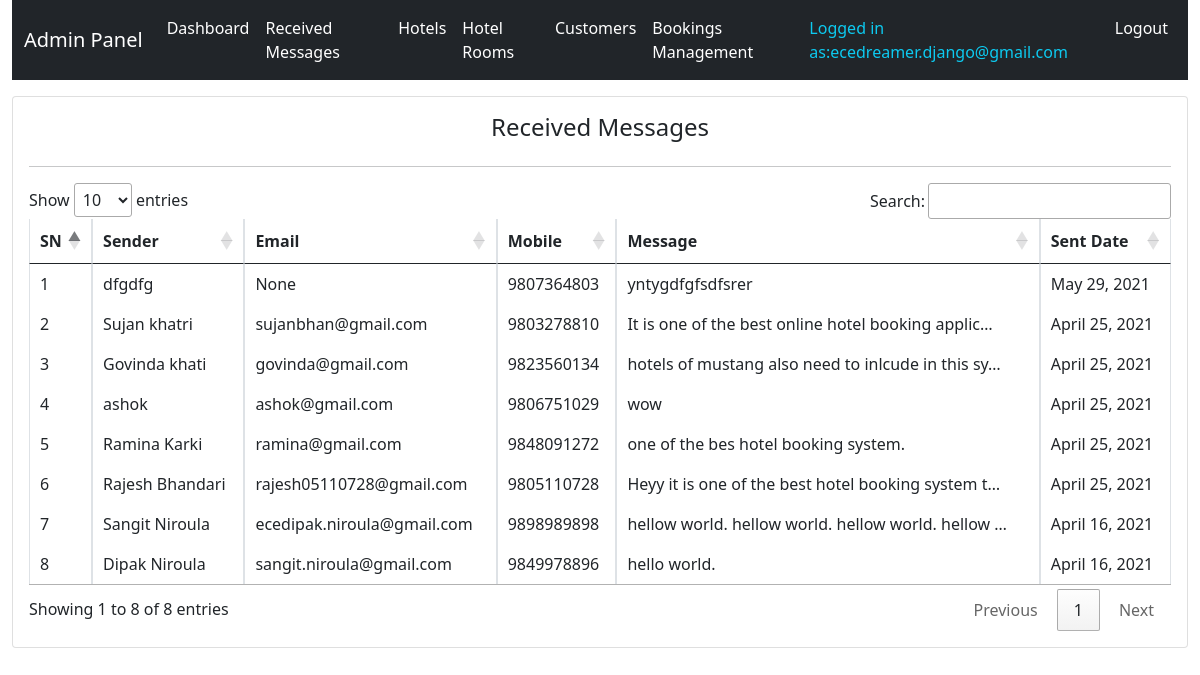
The page /system-admin/received-messages/ (signed in) on the database its author committed.
### hbsapp/models.py (models this page shows, shortened)
class TimeStamp(models.Model):
    created_at = models.DateTimeField(auto_now_add=True)
    updated_at = models.DateTimeField(auto_now=True)
    class Meta:
        abstract = True

class Message(TimeStamp):
    full_name = models.CharField(max_length=200)
    mobile = models.CharField(max_length=20)
    email = models.EmailField(null=True, blank=True)
    message = models.TextField()

### hbsapp/views.py (the view)
class AdminMessageListView(AdminRequiredMixin, View):
    def get(self, request, *args, **kwargs):
        context = self.context
        context["all_messages"] = Message.objects.order_by("-id")
        return render(request, "admintemplates/adminmessagelist.html", context)

### hbsapp/views.py (called while the page is built)
    def dispatch(self, request, *args, **kwargs):
        try:
            self.admin = request.user.admin
            self.context = {
                "admin": self.admin
            }
        except Exception as e:
            print(e)
            return redirect(reverse("hbsapp:adminlogin") + "?next=" + request.path)
        return super(AdminRequiredMixin, self).dispatch(request, *args, **kwargs)

### templates/admintemplates/adminmessagelist.html (shortened to what this page needs)
{% extends 'admintemplates/adminbase.html' %}
{% block css %}
<link rel="stylesheet" href="//cdn.datatables.net/1.10.24/css/jquery.dataTables.min.css">
{% endblock %}
{% block content %}
<div class="row mt-3">
    <div class="col-md-12">
        <div class="card p-3">
            <div class="row">
                <div class="col-md-12">
                    <h4 class="text-center">Received Messages <small></small></h4>
                </div>
            </div>
            <hr>
            <div class="row">
                <div class="col-md-12">
                    <table class="table table-bordered">
                        <thead>
                            <tr>
                                <th>SN</th>
                                <th>Sender</th>
                                <th>Email</th>
                                <th>Mobile</th>
                                <th>Message</th>
                                <th>Sent Date</th>
                            </tr>
                        </thead>
                        <tbody>
                            {% for message in all_messages %}
                            <tr title="{{message.message}}" style="cursor: pointer;">
                                <td>{{forloop.counter}}</td>
                                <td>{{message.full_name}}</td>
                                <td>{{message.email}}</td>
                                <td>{{message.mobile}}</td>
                                <td>{{message.message|truncatechars:50}}</td>
                                <td>{{message.created_at|date}}</td>
                            </tr>
                            {% endfor %}
                        </tbody>
                    </table>
                </div>
            </div>
        </div>
    </div>
</div>
{% endblock %}

### templates/admintemplates/adminbase.html (shortened to what this page needs)
<!DOCTYPE html>
<html lang="en">
<head>
    <link href="https://cdn.jsdelivr.net/npm/bootstrap@5.0.0-beta3/dist/css/bootstrap.min.css" rel="stylesheet">
    {% block css %}
    {% endblock %}
</head>
<body class="container-fluid">
    <nav class="navbar navbar-expand-lg navbar-dark bg-dark">
        <div class="container-fluid">
            <a class="navbar-brand" href="{% url 'hbsapp:adminhome' %}">Admin Panel </a>
            <div class="collapse navbar-collapse" id="navbarSupportedContent">
                <ul class="navbar-nav me-auto mb-2 mb-lg-0">
                    <li class="nav-item">
                        <a class="nav-link active" aria-current="page" href="{% url 'hbsapp:adminhome' %}">Dashboard</a>
                    </li>
                    <li class="nav-item">
                        <a class="nav-link active" aria-current="page" href="{% url 'hbsapp:adminmessagelist' %}">Received Messages</a>
                    </li>
                    <li class="nav-item">
                        <a class="nav-link active" aria-current="page" href="{% url 'hbsapp:adminhotellist' %}">Hotels</a>
                    </li>
                    <li class="nav-item">
                        <a class="nav-link active" aria-current="page" href="{% url 'hbsapp:adminroomlist' %}">Hotel Rooms</a>
                    </li>
                    <li class="nav-item">
                        <a class="nav-link active" aria-current="page" href="{% url 'hbsapp:admincustomerlist' %}">Customers</a>
                    </li>
                    <li class="nav-item">
                        <a class="nav-link active" aria-current="page" href="{% url 'hbsapp:adminbookinglist' %}">Bookings Management</a>
                    </li>
                </ul>
                <ul class="d-flex navbar-nav">
                    {% if request.user.admin %}
                    <li><a class="nav-link text-info">Logged in as:{{request.user.username}}</a></li>
                    <li class="nav-item"><a class="nav-link active" aria-current="page"
                            href="{% url 'hbsapp:customerlogout' %}">Logout</a>
                    </li>
                    {% endif %}
                </ul>
            </div>
        </div>
    </nav>
    {% block content %}{% endblock %}
</body>
</html>

### rows shown on the page
Message: full_name "dfgdfg", email "None", mobile "9807364803", message "yntygdfgfsdfsrer", created_at "May 29, 2021"
Message: full_name "Sujan khatri", email "sujanbhan@gmail.com", mobile "9803278810", message "It is one of the best online hotel booking applic…", created_at "April 25, 2021"
Message: full_name "Govinda khati", email "govinda@gmail.com", mobile "9823560134", message "hotels of mustang also need to inlcude in this sy…", created_at "April 25, 2021"
Message: full_name "ashok", email "ashok@gmail.com", mobile "9806751029", message "wow", created_at "April 25, 2021"
Message: full_name "Ramina Karki", email "ramina@gmail.com", mobile "9848091272", message "one of the bes hotel booking system.", created_at "April 25, 2021"
Message: full_name "Rajesh Bhandari", email "rajesh05110728@gmail.com", mobile "9805110728", message "Heyy it is one of the best hotel booking system t…", created_at "April 25, 2021"
Message: full_name "Sangit Niroula", email "ecedipak.niroula@gmail.com", mobile "9898989898", message "hellow world. hellow world. hellow world. hellow …", created_at "April 16, 2021"
Message: full_name "Dipak Niroula", email "sangit.niroula@gmail.com", mobile "9849978896", message "hello world.", created_at "April 16, 2021"

### other values the page prints
{{ request.user.username }} "ecedreamer.django@gmail.com"
